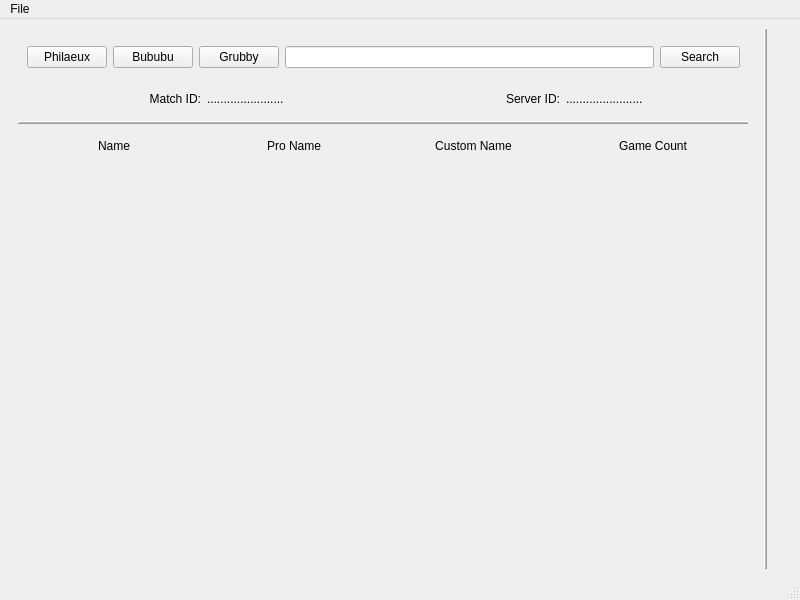
<?xml version="1.0" encoding="UTF-8"?>
<ui version="4.0">
 <class>MainWindow</class>
 <widget class="QMainWindow" name="MainWindow">
  <property name="geometry">
   <rect>
    <x>0</x>
    <y>0</y>
    <width>800</width>
    <height>600</height>
   </rect>
  </property>
  <property name="minimumSize">
   <size>
    <width>800</width>
    <height>600</height>
   </size>
  </property>
  <property name="windowTitle">
   <string>Dota 2 Notes</string>
  </property>
  <widget class="QWidget" name="centralwidget">
   <layout class="QHBoxLayout" name="horizontalLayout">
    <item>
     <widget class="QWidget" name="verticalWidget" native="true">
      <layout class="QVBoxLayout" name="verticalLayout">
       <item>
        <widget class="QWidget" name="horizontalWidget" native="true">
         <layout class="QHBoxLayout" name="horizontalLayout_2">
          <item>
           <widget class="QPushButton" name="buttonPhilaeux">
            <property name="text">
             <string>Philaeux</string>
            </property>
           </widget>
          </item>
          <item>
           <widget class="QPushButton" name="buttonBububu">
            <property name="text">
             <string>Bububu</string>
            </property>
           </widget>
          </item>
          <item>
           <widget class="QPushButton" name="buttonGrubby">
            <property name="text">
             <string>Grubby</string>
            </property>
           </widget>
          </item>
          <item>
           <widget class="QLineEdit" name="inputSteamId">
            <property name="minimumSize">
             <size>
              <width>100</width>
              <height>0</height>
             </size>
            </property>
           </widget>
          </item>
          <item>
           <widget class="QPushButton" name="buttonSearch">
            <property name="text">
             <string>Search</string>
            </property>
           </widget>
          </item>
         </layout>
        </widget>
       </item>
       <item>
        <widget class="QWidget" name="horizontalWidget" native="true">
         <layout class="QHBoxLayout" name="horizontalLayout_3">
          <item>
           <widget class="QLabel" name="label_2">
            <property name="text">
             <string>Match ID:</string>
            </property>
            <property name="alignment">
             <set>Qt::AlignRight|Qt::AlignTrailing|Qt::AlignVCenter</set>
            </property>
           </widget>
          </item>
          <item>
           <widget class="QLabel" name="labelMatchId">
            <property name="text">
             <string>.......................</string>
            </property>
           </widget>
          </item>
          <item>
           <widget class="QLabel" name="label_3">
            <property name="text">
             <string>Server ID:</string>
            </property>
            <property name="textFormat">
             <enum>Qt::PlainText</enum>
            </property>
            <property name="alignment">
             <set>Qt::AlignRight|Qt::AlignTrailing|Qt::AlignVCenter</set>
            </property>
           </widget>
          </item>
          <item>
           <widget class="QLabel" name="labelServerId">
            <property name="text">
             <string>.......................</string>
            </property>
           </widget>
          </item>
         </layout>
        </widget>
       </item>
       <item>
        <widget class="Line" name="line_3">
         <property name="frameShadow">
          <enum>QFrame::Raised</enum>
         </property>
         <property name="lineWidth">
          <number>1</number>
         </property>
         <property name="midLineWidth">
          <number>1</number>
         </property>
         <property name="orientation">
          <enum>Qt::Horizontal</enum>
         </property>
        </widget>
       </item>
       <item>
        <widget class="QWidget" name="gridWidget" native="true">
         <layout class="QGridLayout" name="gridLayout">
          <item row="0" column="0">
           <widget class="QLabel" name="label">
            <property name="text">
             <string>Name</string>
            </property>
            <property name="alignment">
             <set>Qt::AlignCenter</set>
            </property>
           </widget>
          </item>
          <item row="0" column="2">
           <widget class="QLabel" name="label_5">
            <property name="text">
             <string>Custom Name</string>
            </property>
            <property name="alignment">
             <set>Qt::AlignCenter</set>
            </property>
           </widget>
          </item>
          <item row="0" column="3">
           <widget class="QLabel" name="label_6">
            <property name="text">
             <string>Game Count</string>
            </property>
            <property name="alignment">
             <set>Qt::AlignCenter</set>
            </property>
           </widget>
          </item>
          <item row="0" column="1">
           <widget class="QLabel" name="label_4">
            <property name="text">
             <string>Pro Name</string>
            </property>
            <property name="alignment">
             <set>Qt::AlignCenter</set>
            </property>
           </widget>
          </item>
          <item row="1" column="0">
           <widget class="QLabel" name="labelPlayer0Name">
            <property name="text">
             <string/>
            </property>
           </widget>
          </item>
          <item row="1" column="1">
           <widget class="QLabel" name="labelPlayer0ProName">
            <property name="text">
             <string/>
            </property>
           </widget>
          </item>
          <item row="1" column="2">
           <widget class="QLabel" name="labelPlayer0CustomName">
            <property name="text">
             <string/>
            </property>
            <property name="alignment">
             <set>Qt::AlignLeading|Qt::AlignLeft|Qt::AlignVCenter</set>
            </property>
           </widget>
          </item>
          <item row="1" column="3">
           <widget class="QLabel" name="labelPlayer0GameCount">
            <property name="text">
             <string/>
            </property>
            <property name="alignment">
             <set>Qt::AlignCenter</set>
            </property>
           </widget>
          </item>
         </layout>
        </widget>
       </item>
       <item>
        <spacer name="verticalSpacer">
         <property name="orientation">
          <enum>Qt::Vertical</enum>
         </property>
         <property name="sizeHint" stdset="0">
          <size>
           <width>20</width>
           <height>40</height>
          </size>
         </property>
        </spacer>
       </item>
      </layout>
     </widget>
    </item>
    <item>
     <widget class="Line" name="line">
      <property name="frameShadow">
       <enum>QFrame::Raised</enum>
      </property>
      <property name="lineWidth">
       <number>1</number>
      </property>
      <property name="midLineWidth">
       <number>1</number>
      </property>
      <property name="orientation">
       <enum>Qt::Vertical</enum>
      </property>
     </widget>
    </item>
    <item>
     <widget class="QWidget" name="verticalWidget_2" native="true">
      <layout class="QVBoxLayout" name="verticalLayout_2"/>
     </widget>
    </item>
   </layout>
  </widget>
  <widget class="QMenuBar" name="menubar">
   <property name="geometry">
    <rect>
     <x>0</x>
     <y>0</y>
     <width>800</width>
     <height>21</height>
    </rect>
   </property>
   <widget class="QMenu" name="menuFile">
    <property name="title">
     <string>File</string>
    </property>
    <addaction name="actionSettings"/>
    <addaction name="separator"/>
    <addaction name="actionExit"/>
   </widget>
   <addaction name="menuFile"/>
  </widget>
  <widget class="QStatusBar" name="statusbar"/>
  <action name="actionSettings">
   <property name="text">
    <string>Settings</string>
   </property>
  </action>
  <action name="actionExit">
   <property name="text">
    <string>Exit</string>
   </property>
  </action>
 </widget>
 <resources/>
 <connections/>
</ui>
